Frame 1 (no input): blank canvas, image omitted
Frame 60 (no input): blank canvas, image omitted
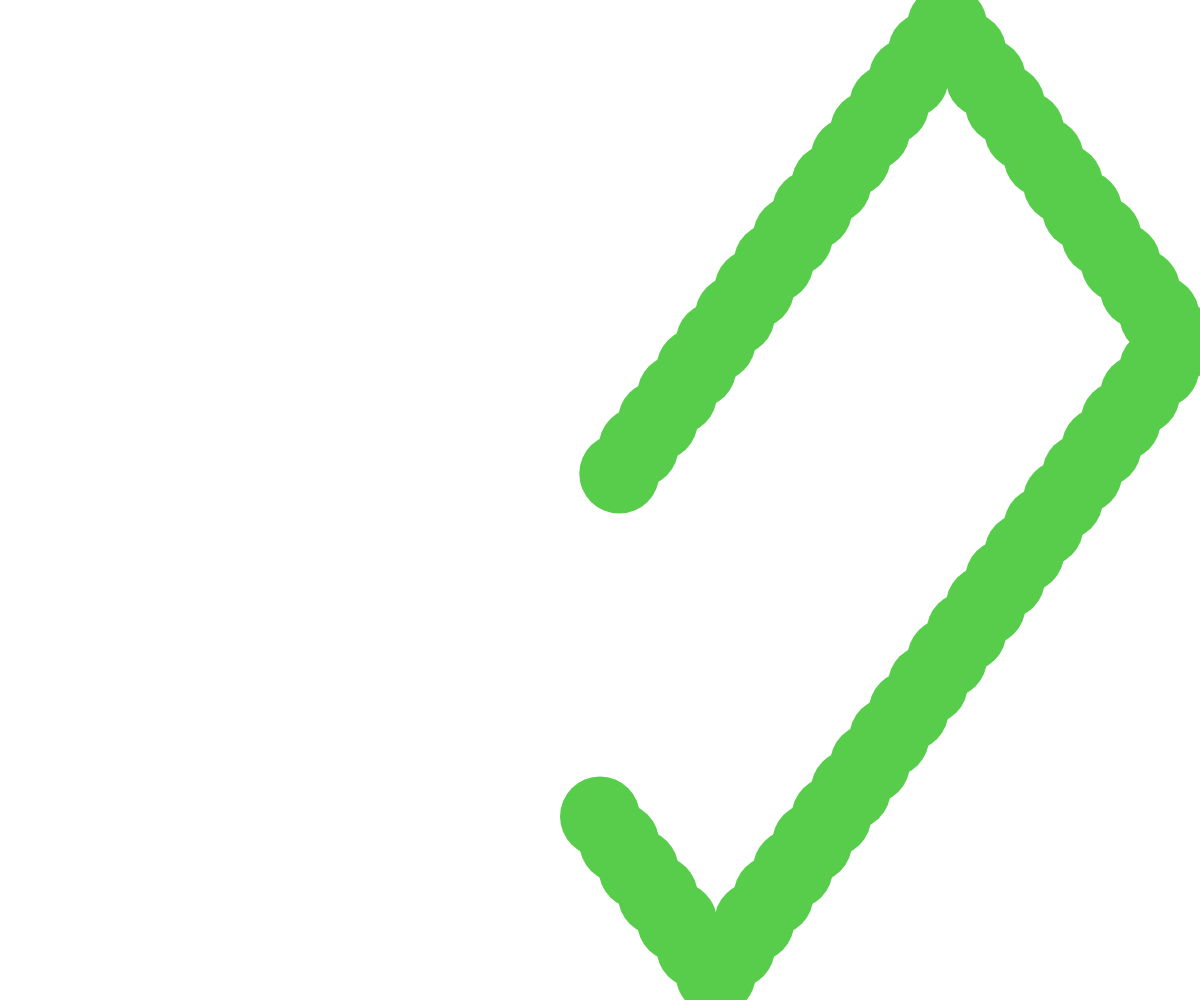
Frame 120 (the mouse pressed at the canvas centre since frame 60)

The p5.js sketch whose frames 1 and 60 were blank and that drew this single picture after the mouse press (run headless with seeded random() and noise() and a simulated clock; from frame 60 on, the mouse is pressed at the canvas centre):

// p5.js sketch
// ── sketch.js
// Object Notation and Arrays Demo
// Bouncing Circles

let theCircles = [];

async function setup() {
  createCanvas(windowWidth, windowHeight);
  noStroke();
}

function draw() {


  for (let theCircle of theCircles) {
    //move circle
    theCircle.x += theCircle.dx;
    theCircle.y += theCircle.dy;
  
    //bounce off edges
    if (theCircle.x <= 0 + theCircle.radius || theCircle.x >= width - theCircle.radius) {
      theCircle.dx *= -1;
    }
    if (theCircle.y <= 0 + theCircle.radius || theCircle.y >= height - theCircle.radius) {
      theCircle.dy *= -1;
    }
  
    //display circle
    fill(theCircle.r, theCircle.g, theCircle.b);
    circle(theCircle.x, theCircle.y, theCircle.radius*2);
  }
}

function mousePressed() {
  spawnCircle();
}

function spawnCircle() {
  let someCircle = {
    x: mouseX,
    y: mouseY,
    dx: random(-45, 45),
    dy: random(-45, 45),
    radius: random(10, 50),
    r: random(255),
    g: random(255),
    b: random(255),
  };
  theCircles.push(someCircle);
}
